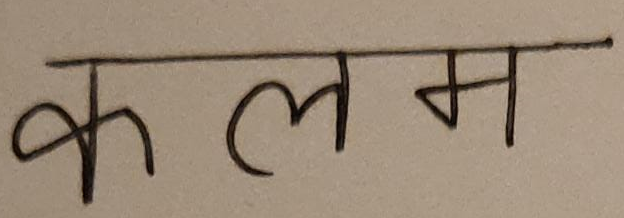
#> input picture Split Words/1.png, 624 x 218 px
$ jupyter execute --allow-errors Untitled.ipynb   (older library calls are emulated)
#> lines starting #> are read from the running program, lines starting #| are printed output that depends on the picture; after the words box and inside, x2 and y2 are one past the last pixel; in counts of white or black regions, pixels touching at a corner belong together
[cell 1]
import cv2

[cell 2]
import numpy as np
from matplotlib import pyplot as plt

img = cv2.imread('1.png',0)
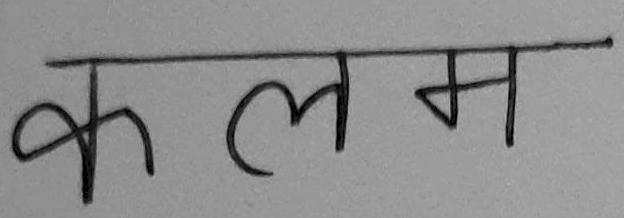
#> img: shape (218, 624); min 0, max 178, mean 140.6
img = cv2.medianBlur(img,5)

# laplacian = cv2.Laplacian(img,cv2.CV_64F)
sobelx = cv2.Sobel(img,cv2.CV_64F,1,0,)
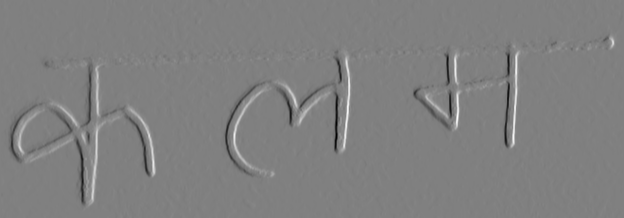
#> sobelx: shape (218, 624) float64; min -532, max 526, mean 0.2; drawn with min black and max white
n_sobelx = cv2.Sobel(img,cv2.CV_64F,1,0,ksize = 5)
img = cv2.normalize(src=sobelx, dst=None, alpha=0, beta=255, norm_type=cv2.NORM_MINMAX, dtype=cv2.CV_8U)
# abs_sobel64f = np.absolute(sobelx64f)
# n_sobelx = np.uint8(abs_sobel64f)
sobely = cv2.Sobel(img,cv2.CV_64F,0,1,)
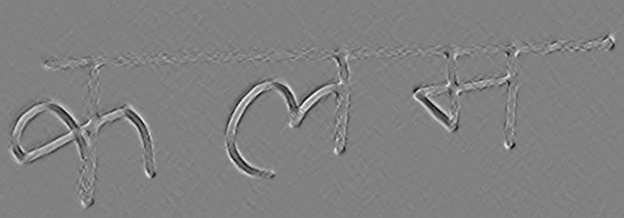
#> sobely: shape (218, 624) float64; min -156, max 152, mean 0; drawn with min black and max white
# print (n_sobelx.dtype)
plt.subplot(2,2,1),plt.imshow(img,cmap = 'gray')
plt.title('Original'), plt.xticks([]), plt.yticks([])
# plt.subplot(2,2,2),plt.imshow(laplacian,cmap = 'gray')
# plt.title('Laplacian'), plt.xticks([]), plt.yticks([])
plt.subplot(2,2,2),plt.imshow(n_sobelx,cmap = 'gray')
plt.title('sobel with ksize,name = n_sobelx'), plt.xticks([]), plt.yticks([])
plt.subplot(2,2,3),plt.imshow(sobelx,cmap = 'gray')
plt.title('Sobel X'), plt.xticks([]), plt.yticks([])
plt.subplot(2,2,4),plt.imshow(sobely,cmap = 'gray')
plt.title('Sobel Y'), plt.xticks([]), plt.yticks([])

plt.show()
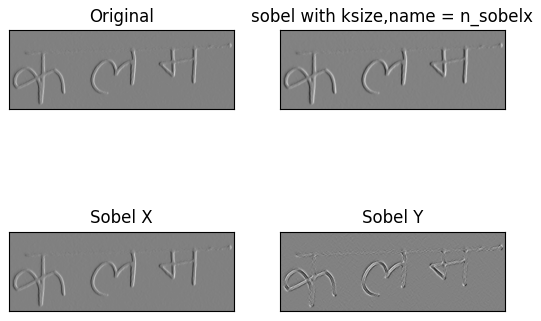
#> figure drawn by matplotlib, 4 panels

[cell 3]
edges = cv2.Canny(img,50,240)
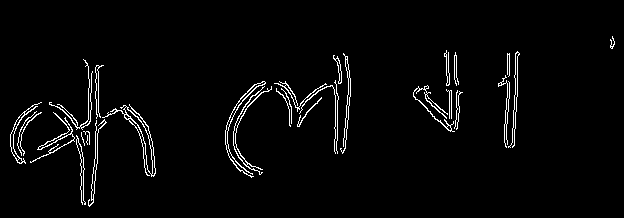
#> edges: shape (218, 624); 2.9% white in thin lines or dots, all inside (x1, y1, x2, y2) = (10, 36, 615, 207)

plt.subplot(121),plt.imshow(img,cmap = 'gray')
plt.title('Original Image'), plt.xticks([]), plt.yticks([])
plt.subplot(122),plt.imshow(edges,cmap = 'gray')
plt.title('Edge Image'), plt.xticks([]), plt.yticks([])

plt.show()

[cell 4]
cv2.imshow("")

[cell 5]
kernel=np.ones((1,1),np.uint8)
erod = cv2.morphologyEx(edges, cv2.MORPH_OPEN, kernel, iterations = 4)
erod1 = erod
cv2.imshow("im",erod1)
contours,_ = cv2.findContours(erod,cv2.RETR_TREE,cv2.CHAIN_APPROX_NONE)
#> contours = 45 contours, 30 with area under 20; largest, box (x1, y1, x2, y2) and area: (102, 104, 156, 177) 438, (124, 106, 153, 175) 346, (10, 102, 42, 164) 182, (10, 112, 25, 161) 131, (413, 85, 455, 132) 96
print("no of contours = "+ str(len(contours)))
#| no of contours = 45
# img = cv2.drawContours(erod, contours, -1, (0,255,0), 3)
# plt.subplot(2,2,1),plt.imshow(img,cmap = 'gray')
plt.subplot(2,2,2),plt.imshow(erod1,cmap = 'gray')
plt.show()

[cell 6]
kernel=np.ones((5,5),np.uint8)
img = cv2.morphologyEx(img, cv2.MORPH_OPEN, kernel, iterations = 3)
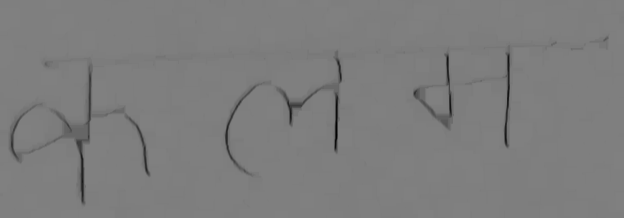
#> img: shape (218, 624); min 0, max 128, mean 125.1
# img=cv2.erode(img,kernel,iterations=1)
ret,thresh = cv2.threshold(img,127,255,cv2.THRESH_BINARY)
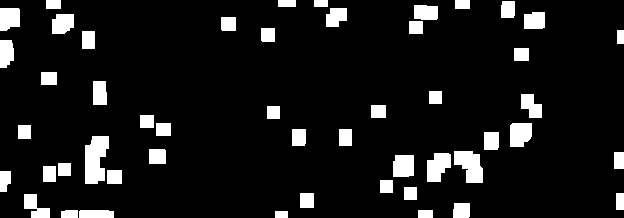
#> thresh: shape (218, 624); 9.4% white; 50 white regions, largest, box (x1, y1, x2, y2) and area: (85, 136, 109, 184) 887, (454, 151, 483, 183) 657, (427, 153, 451, 182) 525
img = cv2.morphologyEx(thresh, cv2.MORPH_OPEN, kernel, iterations = 3)
#> (the rest of this cell did not finish here and is left out)

$ run again, with Split Words/2.png copied over Split Words/1.png
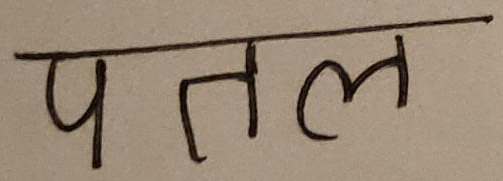
#> input picture Split Words/2.png, 503 x 181 px
#> `edges = cv2.Canny(img,50,240)`:
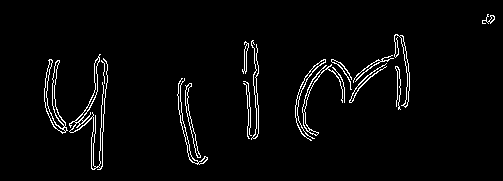
#> edges: shape (181, 503); 3.2% white in thin lines or dots, all inside (x1, y1, x2, y2) = (44, 14, 495, 170)
#> contours = 29 contours, 9 with area under 20; largest, box (x1, y1, x2, y2) and area: (44, 59, 68, 134) 415, (69, 54, 108, 170) 254, (44, 59, 66, 133) 192, (185, 83, 201, 158) 189, (185, 83, 201, 158) 183
#| no of contours = 29
#> `ret,thresh = cv2.threshold(img,127,255,cv2.THRESH_BINARY)`:
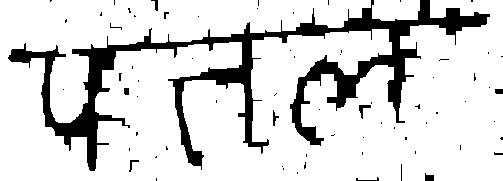
#> thresh: shape (181, 503); 84.5% white; 70 black regions (60 under 20 px), largest, box (x1, y1, x2, y2) and area: (8, 0, 490, 171) 13462, (359, 105, 371, 119) 65, (425, 173, 434, 181) 56

$ run again, with Split Words/3.png copied over Split Words/1.png
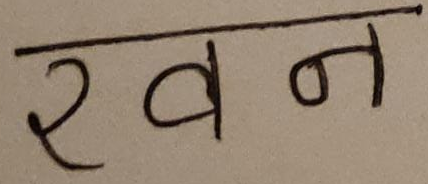
#> input picture Split Words/3.png, 428 x 184 px
#> `edges = cv2.Canny(img,50,240)`:
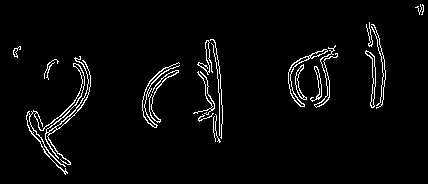
#> edges: shape (184, 428); 3.5% white in thin lines or dots, all inside (x1, y1, x2, y2) = (13, 4, 424, 175)
#> contours = 33 contours, 16 with area under 20; largest, box (x1, y1, x2, y2) and area: (288, 49, 328, 107) 256, (26, 56, 91, 175) 240, (365, 50, 376, 108) 158, (288, 56, 309, 107) 150, (365, 51, 376, 108) 144
#| no of contours = 33
#> `ret,thresh = cv2.threshold(img,127,255,cv2.THRESH_BINARY)`:
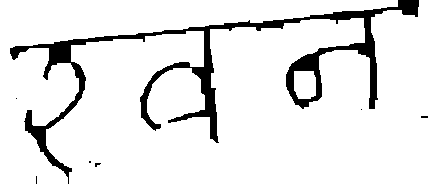
#> thresh: shape (184, 428); 90.4% white; 7 black regions (6 under 20 px), largest, box (x1, y1, x2, y2) and area: (10, 0, 419, 184) 7523
